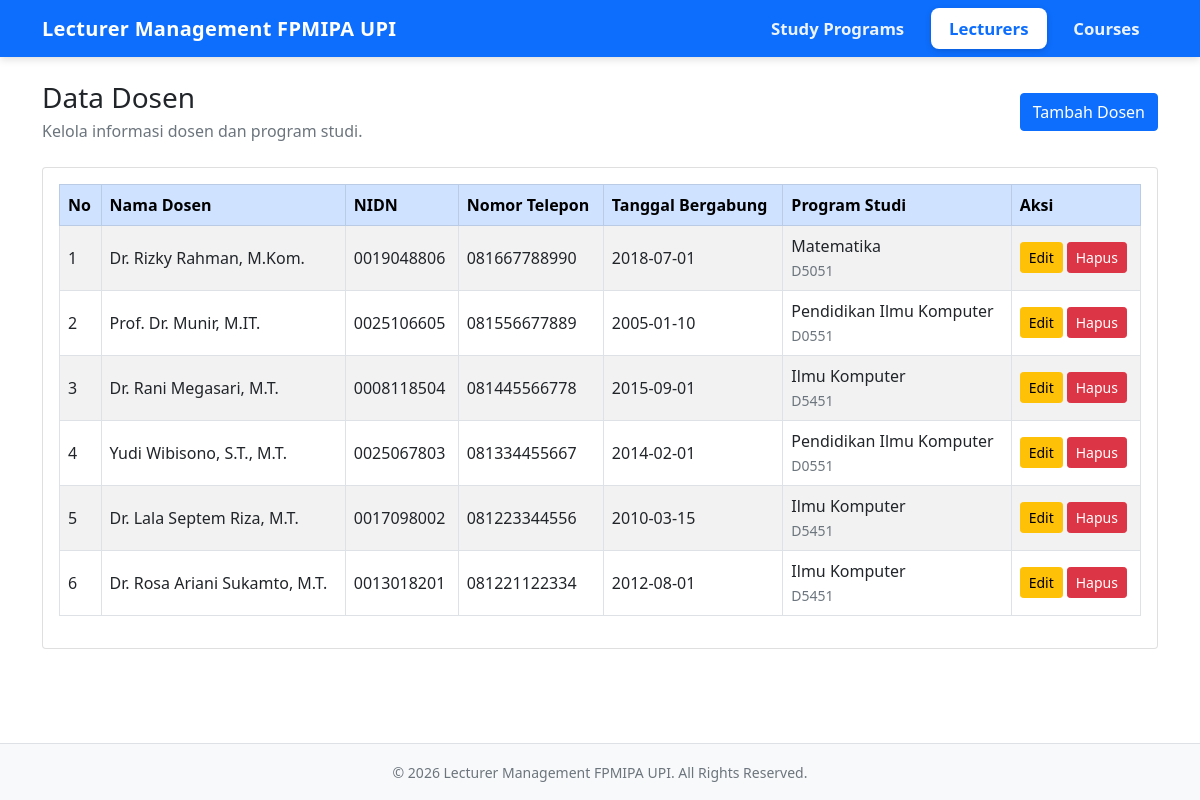
The page / on the database its author committed.
### tables this page shows
CREATE TABLE `lecturers` (
  `id` int(10) unsigned NOT NULL AUTO_INCREMENT,
  `name` varchar(100) NOT NULL,
  `nidn` varchar(30) NOT NULL,
  `phone` varchar(20) NOT NULL,
  `join_date` date NOT NULL,
  `study_program_id` int(10) unsigned NOT NULL,
  PRIMARY KEY (`id`),
  UNIQUE KEY `nidn` (`nidn`),
  KEY `fk_lecturers_study_program` (`study_program_id`),
  CONSTRAINT `fk_lecturers_study_program` FOREIGN KEY (`study_program_id`) REFERENCES `study_programs` (`id`) ON UPDATE CASCADE
);

CREATE TABLE `study_programs` (
  `id` int(10) unsigned NOT NULL AUTO_INCREMENT,
  `program_code` varchar(20) NOT NULL,
  `program_name` varchar(100) NOT NULL,
  `faculty` varchar(100) NOT NULL DEFAULT 'FPMIPA',
  `degree` varchar(5) NOT NULL DEFAULT 'S1',
  PRIMARY KEY (`id`),
  UNIQUE KEY `program_code` (`program_code`)
);

### views/Template.php (called while the page is built, shortened)
<?php
class Template {
    public static function render($view, $data = [])
    {
        extract($data, EXTR_SKIP);
        $viewPath = ROOT_PATH . '/templates/' . $view . '.php';
        $realViewPath = realpath($viewPath);
        require ROOT_PATH . '/templates/layouts/header.php';
        require $realViewPath;
        require ROOT_PATH . '/templates/layouts/footer.php';
    }
}

### views/LecturerView.php (called while the page is built, shortened)
<?php
require_once __DIR__ . '/Template.php';
class LecturerView {
    public static function index($data)
    {
        Template::render('lecturers/index', $data);
    }
}

### controllers/LecturerController.php (called while the page is built, shortened)
<?php
require_once __DIR__ . '/../models/Lecturer.php';
require_once __DIR__ . '/../views/LecturerView.php';
class LecturerController {
    private $model;
    public function __construct()
    {
        $this->model = new Lecturer();
    }
    public function index()
    {
        $lecturers = $this->model->getAll();
        LecturerView::index([
            'lecturers' => $lecturers,
            'pageTitle' => 'Data Dosen'
        ]);
    }
}

### models/Database.php (called while the page is built, shortened)
<?php
class Database {
    private static $connection = null;
    public static function connect()
    {
        if (self::$connection !== null) {
            return self::$connection;
        }
        $dsn = 'mysql:host=' . DB_HOST . ';dbname=' . DB_NAME . ';charset=utf8mb4';
        try {
            self::$connection = new PDO($dsn, DB_USER, DB_PASS, [
                PDO::ATTR_ERRMODE => PDO::ERRMODE_EXCEPTION,
                PDO::ATTR_DEFAULT_FETCH_MODE => PDO::FETCH_ASSOC,
                PDO::ATTR_EMULATE_PREPARES => false
            ]);
            return self::$connection;
        } catch (PDOException $e) {
            error_log('Database Connection Error: ' . $e->getMessage());
            die('Koneksi database gagal. Periksa konfigurasi database dan pastikan server MySQL aktif.');
        }
    }
}

### models/Lecturer.php (called while the page is built, shortened)
<?php
require_once __DIR__ . '/Database.php';
class Lecturer {
    private $db;
    public function __construct()
    {
        $this->db = Database::connect();
    }
    public function getAll()
    {
        $query = "SELECT
                    l.*,
                    sp.program_code,
                    sp.program_name
                  FROM lecturers l
                  INNER JOIN study_programs sp
                    ON l.study_program_id = sp.id
                  ORDER BY l.id DESC";
        $statement = $this->db->prepare($query);
        $statement->execute();
        return $statement->fetchAll();
    }
}

### templates/lecturers/index.php (the view, shortened to what this page needs)
<div class="d-flex justify-content-between align-items-center mb-4">
    <div>
        <h3 class="mb-1">Data Dosen</h3>
        <p class="text-muted mb-0">Kelola informasi dosen dan program studi.</p>
    </div>
    <a href="<?= BASE_URL ?>/?page=lecturers&action=create"
       class="btn btn-primary">
        Tambah Dosen
    </a>
</div>
<div class="card">
    <div class="card-body">
        <div class="table-responsive">
            <table class="table table-bordered table-striped align-middle">
                <thead class="table-primary">
                    <tr>
                        <th>No</th>
                        <th>Nama Dosen</th>
                        <th>NIDN</th>
                        <th>Nomor Telepon</th>
                        <th>Tanggal Bergabung</th>
                        <th>Program Studi</th>
                        <th>Aksi</th>
                    </tr>
                </thead>
                <tbody>
                    <?php if (!empty($lecturers)): ?>
                        <?php foreach ($lecturers as $index => $lecturer): ?>
                            <tr>
                                <td><?= $index + 1 ?></td>
                                <td><?= htmlspecialchars($lecturer['name']) ?></td>
                                <td><?= htmlspecialchars($lecturer['nidn']) ?></td>
                                <td><?= htmlspecialchars($lecturer['phone']) ?></td>
                                <td><?= htmlspecialchars($lecturer['join_date']) ?></td>
                                <td>
                                    <?= htmlspecialchars($lecturer['program_name']) ?>
                                    <br>
                                    <small class="text-muted">
                                        <?= htmlspecialchars($lecturer['program_code']) ?>
                                    </small>
                                </td>
                                <td>
                                    <div class="d-flex gap-1">
                                        <a
                                            href="<?= BASE_URL ?>/?page=lecturers&action=edit&id=<?= (int) $lecturer['id'] ?>"
                                            class="btn btn-warning btn-sm"
                                        >
                                            Edit
                                        </a>
                                        <form
                                            action="<?= BASE_URL ?>/?page=lecturers&action=delete&id=<?= (int) $lecturer['id'] ?>"
                                            method="POST"
                                            onsubmit="return confirm('Yakin ingin menghapus data dosen ini?')"
                                        >
                                            <button type="submit" class="btn btn-danger btn-sm">
                                                Hapus
                                            </button>
                                        </form>
                                    </div>
                                </td>
                            </tr>
                        <?php endforeach; ?>
                    <?php endif; ?>
                </tbody>
            </table>
        </div>
    </div>
</div>

### index.php (shortened to what this page needs)
<?php
require_once __DIR__ . '/models/Database.php';
require_once __DIR__ . '/views/Template.php';
require_once __DIR__ . '/controllers/LecturerController.php';
$action = $_GET['action'] ?? 'index';
$id = isset($_GET['id']) ? filter_var($_GET['id'], FILTER_VALIDATE_INT) : null;
$controller = new $controllerClass();
if ($action === 'edit' || $action === 'update' || $action === 'delete') {
    if ($id === null) {
        http_response_code(400);
        die('ID data harus disertakan.');
    }
    $controller->$action($id);
} else {
    $controller->$action();
}

### templates/layouts/header.php (shortened to what this page needs)
<!DOCTYPE html>
<html lang="id">
<head>
    <link rel="stylesheet" href="<?= BASE_URL ?>/assets/css/bootstrap.min.css">
</head>
<body class="d-flex flex-column min-vh-100">
<?php
$activePage = $_GET['page'] ?? 'lecturers';
?>
<nav class="navbar navbar-expand-lg navbar-dark bg-primary navbar-custom py-2">
    <div class="container">
        <a class="navbar-brand" href="<?= BASE_URL ?>/">
            Lecturer Management FPMIPA UPI
        </a>
        <div class="collapse navbar-collapse" id="mainNavbar">
            <ul class="navbar-nav ms-auto">
                <li class="nav-item">
                    <a
                        class="nav-link <?= $activePage === 'study_programs' ? 'active' : '' ?>"
                        href="<?= BASE_URL ?>/?page=study_programs"
                    >
                        Study Programs
                    </a>
                </li>
                <li class="nav-item">
                    <a
                        class="nav-link <?= $activePage === 'lecturers' ? 'active' : '' ?>"
                        href="<?= BASE_URL ?>/?page=lecturers"
                    >
                        Lecturers
                    </a>
                </li>
                <li class="nav-item">
                    <a
                        class="nav-link <?= $activePage === 'courses' ? 'active' : '' ?>"
                        href="<?= BASE_URL ?>/?page=courses"
                    >
                        Courses
                    </a>
                </li>
            </ul>
        </div>
    </div>
</nav>
<main class="container py-4 flex-grow-1">

### templates/layouts/footer.php (shortened to what this page needs)
</main>
<footer class="bg-light border-top py-3 mt-auto">
    <div class="container text-center">
        <small class="text-muted">
            &copy; <?= date('Y') ?> <?= APP_NAME ?>. All Rights Reserved.
        </small>
    </div>
</footer>
</body>
</html>

### templates/layouts/header.php (style rules this page uses)
.navbar-custom { box-shadow: 0 2px 8px rgba(0, 0, 0, 0.15); }
.navbar-custom .navbar-brand { font-size: 1.25rem; font-weight: 700; color: #ffffff !important; letter-spacing: 0.3px; }
.navbar-custom .navbar-nav { gap: 0.5rem; }
.navbar-custom .nav-link { color: #ffffff !important; font-weight: 600; font-size: 1.05rem; padding: 0.5rem 1.15rem !important; border-radius: 0.5rem; transition: all 0.2s ease-in-out; opacity: 0.92; }
.navbar-custom .nav-link.active { opacity: 1; background-color: #ffffff !important; color: #0d6efd !important; font-weight: 700; box-shadow: 0 2px 6px rgba(0, 0, 0, 0.15); }

### rows shown on the page
lecturers: name "Dr. Rizky Rahman, M.Kom.", nidn "0019048806", phone "081667788990", join_date "2018-07-01", study_program.program_name "Matematika", study_program.program_code "D5051"
lecturers: name "Prof. Dr. Munir, M.IT.", nidn "0025106605", phone "081556677889", join_date "2005-01-10", study_program.program_name "Pendidikan Ilmu Komputer", study_program.program_code "D0551"
lecturers: name "Dr. Rani Megasari, M.T.", nidn "0008118504", phone "081445566778", join_date "2015-09-01", study_program.program_name "Ilmu Komputer", study_program.program_code "D5451"
lecturers: name "Yudi Wibisono, S.T., M.T.", nidn "0025067803", phone "081334455667", join_date "2014-02-01", study_program.program_name "Pendidikan Ilmu Komputer", study_program.program_code "D0551"
lecturers: name "Dr. Lala Septem Riza, M.T.", nidn "0017098002", phone "081223344556", join_date "2010-03-15", study_program.program_name "Ilmu Komputer", study_program.program_code "D5451"
lecturers: name "Dr. Rosa Ariani Sukamto, M.T.", nidn "0013018201", phone "081221122334", join_date "2012-08-01", study_program.program_name "Ilmu Komputer", study_program.program_code "D5451"

### other values the page prints
APP_NAME "Lecturer Management FPMIPA UPI"
